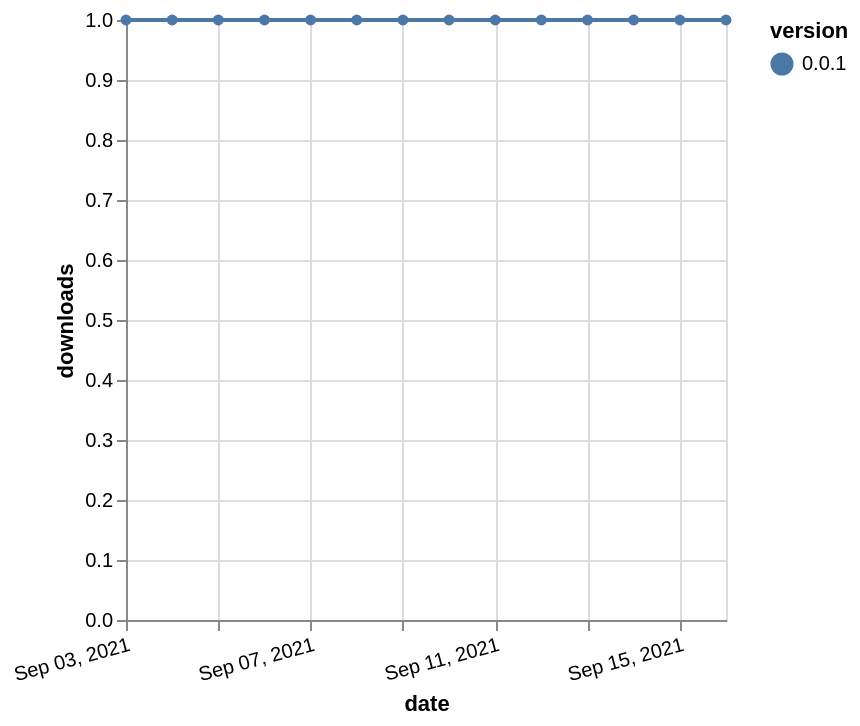

Source (Vega-Lite JSON):
### Vega-Lite specification from a JSON file in a GitHub repository (floating-point values rounded to 4 significant figures)
{"$schema": "https://vega.github.io/schema/vega-lite/v5.json", "description": "A simple bar chart with embedded data.", "data": {"values": [{"date": "2021-09-03", "total": 215, "delta": 1, "version": "0.0.1"}, {"date": "2021-09-04", "total": 216, "delta": 1, "version": "0.0.1"}, {"date": "2021-09-05", "total": 217, "delta": 1, "version": "0.0.1"}, {"date": "2021-09-06", "total": 218, "delta": 1, "version": "0.0.1"}, {"date": "2021-09-07", "total": 219, "delta": 1, "version": "0.0.1"}, {"date": "2021-09-08", "total": 220, "delta": 1, "version": "0.0.1"}, {"date": "2021-09-09", "total": 221, "delta": 1, "version": "0.0.1"}, {"date": "2021-09-10", "total": 222, "delta": 1, "version": "0.0.1"}, {"date": "2021-09-11", "total": 223, "delta": 1, "version": "0.0.1"}, {"date": "2021-09-12", "total": 224, "delta": 1, "version": "0.0.1"}, {"date": "2021-09-13", "total": 225, "delta": 1, "version": "0.0.1"}, {"date": "2021-09-14", "total": 226, "delta": 1, "version": "0.0.1"}, {"date": "2021-09-15", "total": 227, "delta": 1, "version": "0.0.1"}, {"date": "2021-09-16", "total": 228, "delta": 1, "version": "0.0.1"}]}, "width": "container", "mark": {"type": "line", "point": {"filled": true}}, "encoding": {"x": {"field": "date", "type": "temporal", "timeUnit": "yearmonthdate", "title": "date", "axis": {"labelAngle": -15}}, "y": {"field": "delta", "type": "quantitative", "title": "downloads"}, "color": {"field": "version", "type": "nominal"}, "tooltip": {"field": "delta"}}}
